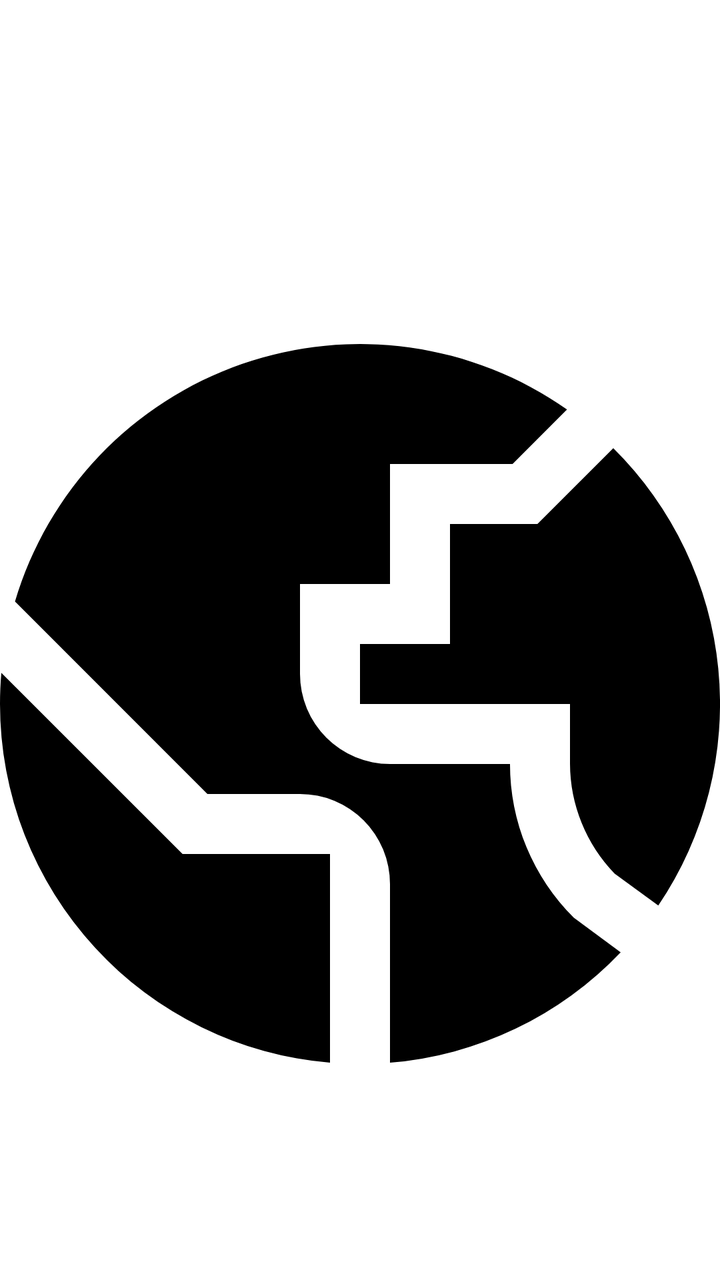
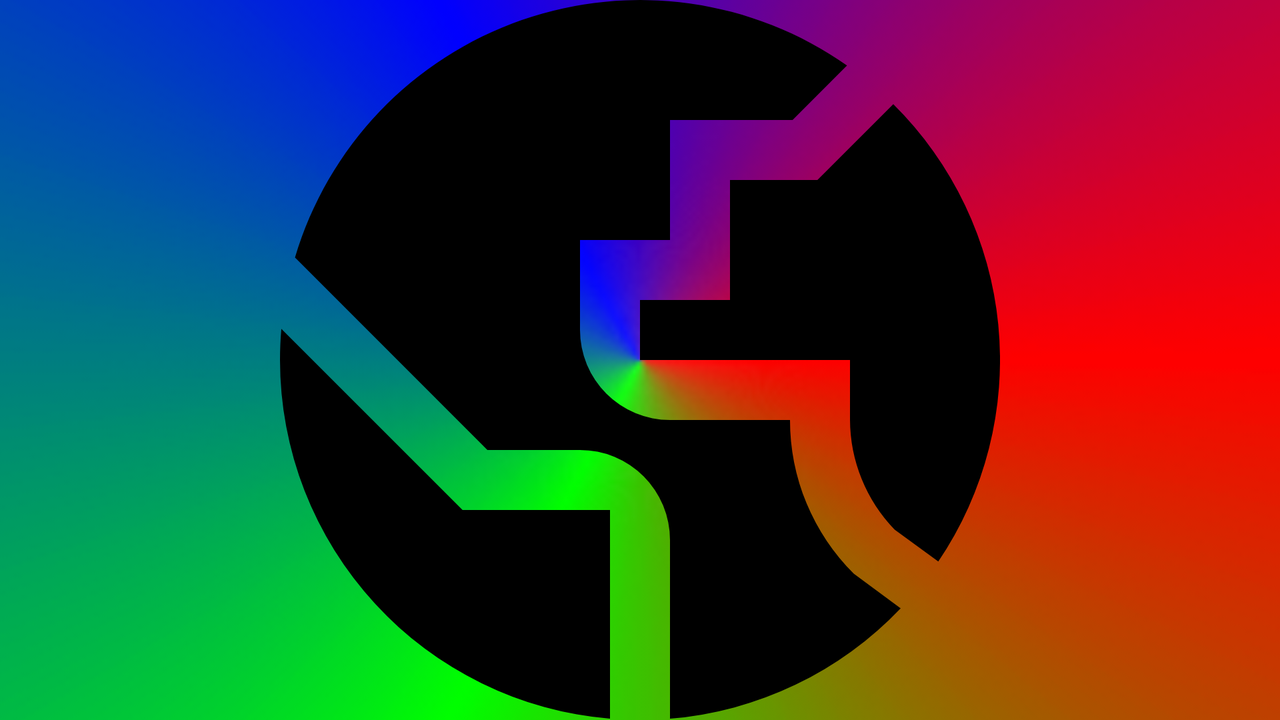

The same Android screen from two of the app's own layout files: first res/layout/ as a phone draws it, then the author's variant for another configuration, drawn on a device whose configuration selects that folder. Both files follow.
<!-- AndroidManifest.xml: application theme Theme.Fundaments -->
<!-- res/layout/activity_splash.xml -->
<?xml version="1.0" encoding="utf-8"?>
<androidx.constraintlayout.widget.ConstraintLayout xmlns:android="http://schemas.android.com/apk/res/android"
    xmlns:app="http://schemas.android.com/apk/res-auto"
    xmlns:tools="http://schemas.android.com/tools"
    android:layout_width="match_parent"
    android:layout_height="match_parent"
    tools:context="com.study.fundaments.SplashActivity"
    tools:ignore="MissingConstraints">

    <ImageView
        android:id="@+id/backgroundSpash"
        android:layout_width="wrap_content"
        android:layout_height="wrap_content"
        app:layout_constraintStart_toStartOf="@id/guidelineOutV"
        app:layout_constraintTop_toTopOf="@id/guidelineOutH"/>

    <ImageView
        android:id="@+id/logo"
        android:layout_width="wrap_content"
        android:layout_height="wrap_content"
        android:layout_marginTop="96dp"
        android:src="@drawable/ic_world"
        app:layout_constraintEnd_toEndOf="parent"
        app:layout_constraintStart_toStartOf="parent"
        app:layout_constraintTop_toTopOf="parent" />

    <androidx.constraintlayout.widget.Guideline
        android:layout_width="wrap_content"
        android:layout_height="wrap_content"
        android:id="@+id/guidelineOutV"
        android:orientation="vertical"
        app:layout_constraintGuide_percent="-2" />

    <androidx.constraintlayout.widget.Guideline
        android:layout_width="wrap_content"
        android:layout_height="wrap_content"
        android:id="@+id/guidelineOutH"
        android:orientation="horizontal"
        app:layout_constraintGuide_percent="-2" />



</androidx.constraintlayout.widget.ConstraintLayout>
<!-- resources referenced by this layout -->
<resources>
  <!-- drawable ic_world (drawable) -->
  <vector xmlns:android="http://schemas.android.com/apk/res/android"
      android:width="512dp"
      android:height="512dp"
      android:viewportWidth="24"
      android:viewportHeight="24">
    <path
        android:fillColor="#FF000000"
        android:pathData="M11,17H6.086L0.045,10.959C0.016,11.3 0,11.649 0,12A12,12 0,0 0,11 23.958Z"/>
    <path
        android:fillColor="#000000"
        android:pathData="M19.126,19.124A7.209,7.209 0,0 1,17 14H13a3,3 0,0 1,-3 -3V8h3V4h4.086L18.9,2.183A12,12 0,0 0,0.5 8.581L6.914,15H10a3,3 0,0 1,3 3v5.958a11.971,11.971 0,0 0,7.689 -3.682Z"/>
    <path
        android:fillColor="#FF000000"
        android:pathData="M20.489,17.657l1.454,1.062a12,12 0,0 0,-1.5 -15.247L17.914,6H15v4H12v2h7v1.99A5.3,5.3 0,0 0,20.489 17.657Z"/>
  </vector>
  <style name="Theme.Fundaments" parent="Theme.MaterialComponents.DayNight">
          
          <item name="colorPrimary">@color/purple_500</item>
          <item name="colorPrimaryVariant">@color/purple_700</item>
          <item name="colorOnPrimary">@color/white</item>
          
          <item name="colorSecondary">@color/teal_200</item>
          <item name="colorSecondaryVariant">@color/teal_700</item>
          <item name="colorOnSecondary">@color/black</item>
          
          <item name="android:statusBarColor" tools:targetApi="l">?attr/colorPrimaryVariant</item>
          
      </style>
  <color name="purple_500">#3A008E</color>
  <color name="purple_700">#1D0060</color>
  <color name="white">#818181</color>
  <color name="teal_200">#007A6E</color>
  <color name="teal_700">#00504F</color>
  <color name="black">#FFFFFF</color>
</resources>
<!-- res/layout-land/activity_splash.xml (the author's variant of the layout above) -->
<!-- drawn on the phone turned sideways -->
<?xml version="1.0" encoding="utf-8"?>
<androidx.constraintlayout.widget.ConstraintLayout xmlns:android="http://schemas.android.com/apk/res/android"
    xmlns:app="http://schemas.android.com/apk/res-auto"
    xmlns:tools="http://schemas.android.com/tools"
    android:layout_width="match_parent"
    android:layout_height="match_parent"
    tools:context="com.study.fundaments.Splash"
    tools:ignore="MissingConstraints">

    <ImageView
        android:id="@+id/bg"
        app:layout_constraintStart_toStartOf="@id/guideline3"
        app:layout_constraintEnd_toEndOf="@id/guideline4"
        app:layout_constraintTop_toTopOf="@id/guideline5"
        app:layout_constraintBottom_toBottomOf="@id/guideline6"
        android:layout_height="0dp"
        android:layout_width="0dp"
        android:src="@drawable/gradient_img"
        android:scaleType="centerCrop"/>

    <ImageView
        android:id="@+id/logo"
        android:layout_width="wrap_content"
        android:layout_height="wrap_content"
        android:src="@drawable/ic_world"
        app:layout_constraintEnd_toEndOf="parent"
        app:layout_constraintStart_toStartOf="parent"
        app:layout_constraintTop_toTopOf="parent" />


    <androidx.constraintlayout.widget.Guideline
        android:id="@+id/guideline3"
        android:layout_width="wrap_content"
        android:layout_height="wrap_content"
        android:orientation="vertical"
        app:layout_constraintGuide_percent="-.5" />

    <androidx.constraintlayout.widget.Guideline
        android:id="@+id/guideline4"
        android:layout_width="wrap_content"
        android:layout_height="wrap_content"
        android:orientation="vertical"
        app:layout_constraintGuide_percent="1.5" />

    <androidx.constraintlayout.widget.Guideline
        android:id="@+id/guideline5"
        android:layout_width="wrap_content"
        android:layout_height="wrap_content"
        android:orientation="horizontal"
        app:layout_constraintGuide_percent="-.8" />

    <androidx.constraintlayout.widget.Guideline
        android:id="@+id/guideline6"
        android:layout_width="wrap_content"
        android:layout_height="wrap_content"
        android:orientation="horizontal"
        app:layout_constraintGuide_percent="1.8" />



</androidx.constraintlayout.widget.ConstraintLayout>
<!-- resources referenced by the variant -->
<!-- as the phone turned sideways resolves them -->
<resources>
  <!-- drawable gradient_img: png bitmap (drawable, 178216 bytes) -->
  <!-- drawable ic_world (drawable) -->
  <vector xmlns:android="http://schemas.android.com/apk/res/android"
      android:width="512dp"
      android:height="512dp"
      android:viewportWidth="24"
      android:viewportHeight="24">
    <path
        android:fillColor="#FF000000"
        android:pathData="M11,17H6.086L0.045,10.959C0.016,11.3 0,11.649 0,12A12,12 0,0 0,11 23.958Z"/>
    <path
        android:fillColor="#000000"
        android:pathData="M19.126,19.124A7.209,7.209 0,0 1,17 14H13a3,3 0,0 1,-3 -3V8h3V4h4.086L18.9,2.183A12,12 0,0 0,0.5 8.581L6.914,15H10a3,3 0,0 1,3 3v5.958a11.971,11.971 0,0 0,7.689 -3.682Z"/>
    <path
        android:fillColor="#FF000000"
        android:pathData="M20.489,17.657l1.454,1.062a12,12 0,0 0,-1.5 -15.247L17.914,6H15v4H12v2h7v1.99A5.3,5.3 0,0 0,20.489 17.657Z"/>
  </vector>
  <style name="Theme.Fundaments" parent="Theme.MaterialComponents.DayNight">
          
          <item name="colorPrimary">@color/purple_500</item>
          <item name="colorPrimaryVariant">@color/purple_700</item>
          <item name="colorOnPrimary">@color/white</item>
          
          <item name="colorSecondary">@color/teal_200</item>
          <item name="colorSecondaryVariant">@color/teal_700</item>
          <item name="colorOnSecondary">@color/black</item>
          
          <item name="android:statusBarColor" tools:targetApi="l">?attr/colorPrimaryVariant</item>
          
      </style>
  <color name="purple_500">#3A008E</color>
  <color name="purple_700">#1D0060</color>
  <color name="white">#818181</color>
  <color name="teal_200">#007A6E</color>
  <color name="teal_700">#00504F</color>
  <color name="black">#FFFFFF</color>
</resources>
